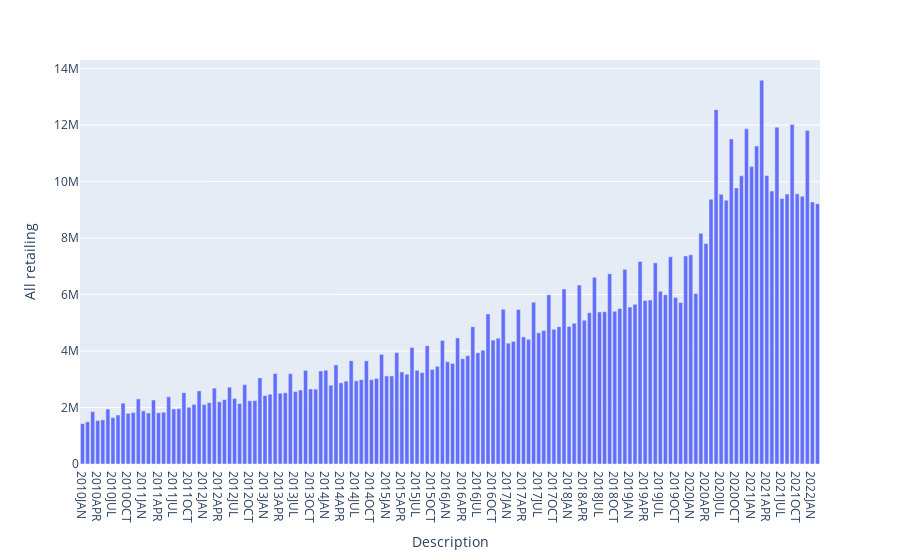

The notebook cell saved with this chart:
### Code cell
import plotly.express as px # barhcart to show value of sales across selected timeline
# across all sub-sectors of retail
dfb = df1_subset 
df = px.data.tips()
fig = px.bar(dfb, x='Description', y='All retailing')
fig.show()

### Figure 1 — Plotly figure (JSON) as saved in the notebook; plotly's stock layout.template omitted (floating-point values rounded to 4 significant figures; data arrays with more than 128 entries replaced by an {"elided": "..."} marker saying what was removed)
{"data": [{"alignmentgroup": "True", "hovertemplate": "Description=%{x}<br>All retailing=%{y}<extra></extra>", "legendgroup": "", "marker": {"color": "#636efa", "pattern": {"shape": ""}}, "name": "", "offsetgroup": "", "orientation": "v", "showlegend": false, "textposition": "auto", "type": "bar", "x": {"elided": "146 str values"}, "xaxis": "x", "y": {"elided": "146 int values"}, "yaxis": "y"}], "layout": {"barmode": "relative", "legend": {"tracegroupgap": 0}, "margin": {"t": 60}, "xaxis": {"anchor": "y", "domain": [0, 1], "title": {"text": "Description"}}, "yaxis": {"anchor": "x", "domain": [0, 1], "title": {"text": "All retailing"}}}}
